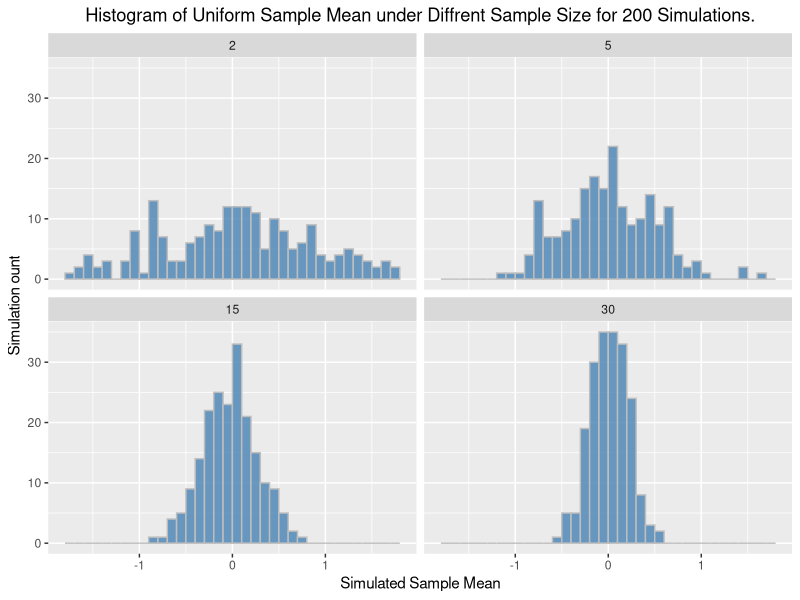
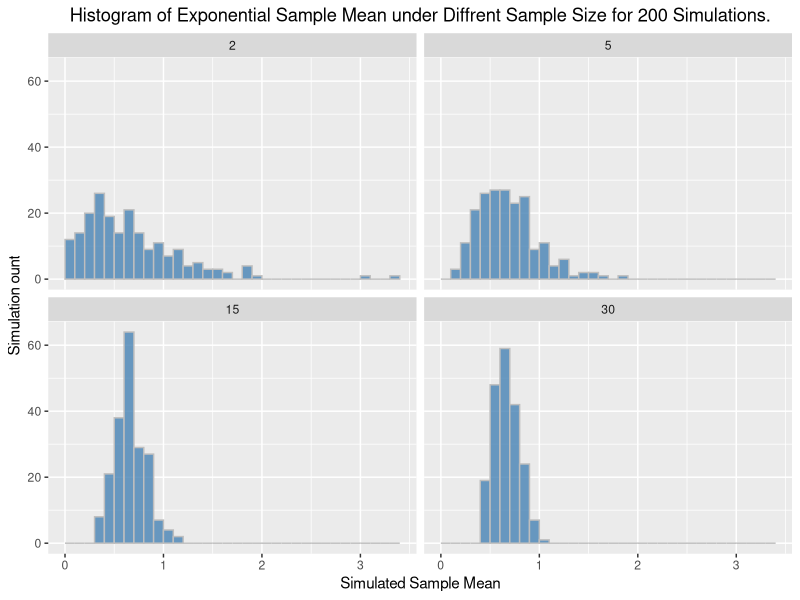

Reproduce these figures in R, in order.
## ---- chunk 1
#| echo: false 

# clear the mamory and import package
rm(list = ls())
library(tidyverse)
set.seed(2025)
## ---- chunk 2
#| echo: false        # hide code if this is the Answers page

# 1. Define distribution parameters, draw size, and simulation size
uniform_min <- -2
uniform_max <- 2
draw_size <- c(2, 5, 15, 30)
simulation_size <- 200

# 2. Define function to:
# (1) draw uniform sample according to different draw size; 
# (2) compute sample mean and return the mean
sample_mean_unif <- function(n){
  samples <- runif(n, min = uniform_min, max = uniform_max)
  mean <- mean(samples)
  return(mean)
}

# 3. Before simulation, create an empty DataFrame for storing the simulation result later
result <- data.frame()

# 4. Draw sample according to different draw sizes
for (n in draw_size){
  
  ## 4.1 Given the draw size, draw sample and compute mean for 200 times
  simulated_sample_means <- replicate(simulation_size, sample_mean_unif(n))
  
  ## 4.2 Store the sample means in temporary DataFrame `df`
  ##     `df` is a 200 x 2 DataFrame. Check it by yourself
  df <- data.frame(
    draw_size = n,
    means = simulated_sample_means
  )
  
  ## 4.3 We store the simulation result by appending the sample means `df` to `result`
  ##     so 'result' now should have 200+200+200+200 = 800 rows. Check it by yourself
  result <- rbind(result, df)
  
}

# 5. Draw histogram
ggplot(data = result, aes(x = means)) +
  geom_histogram(binwidth = 0.1, fill = "steelblue", color = "gray", alpha = 0.8, boundary = 0.1) +
  facet_wrap(~draw_size) +
  labs(
    x = "Simulated Sample Mean",
    y = "Simulation ount",
    title = paste0("Histogram of Uniform Sample Mean under Diffrent Sample Size for 200 Simulations.")
  ) +
  theme(plot.title = element_text(hjust = 0.5))
## ---- chunk 3
#| echo: false        # hide code if this is the Answers page

# 1. Define distribution parameters, draw size, and simulation size
lambda <- 1.5
draw_size <- c(2, 5, 15, 30)
simulation_size <- 200

# 2. Define function to:
# (1) draw exponential sample according to different draw size; 
# (2) compute sample mean and return the mean
sample_mean_exp <- function(n){
  samples <- rexp(n, rate = lambda)
  mean <- mean(samples)
  return(mean)
}

# 3. Before simulation, create an empty DataFrame for storing the simulation result later
result <- data.frame()

# 4. draw sample according to different draw sizes
for (n in draw_size){
  
  ## 4.1 Given the draw size, draw sample and compute mean for 200 times
  simulated_sample_means <- replicate(simulation_size, sample_mean_exp(n))
  
  ## 4.2 Store the sample means in temporary DataFrame `df`
  ##     `df` is a 200 x 2 DataFrame. Check it by yourself
  df <- data.frame(
    draw_size = n,
    means = simulated_sample_means
  )
  
  ## 4.3 We store the simulation result by appending the sample means `df` to `result`
  ##     so 'result' now should have 200+200+200+200 = 800 rows. Check it by yourself
  result <- rbind(result, df)
  
}

# 5. Draw histogram
ggplot(data = result, aes(x = means)) +
  geom_histogram(binwidth = 0.1, fill = "steelblue", color = "gray", alpha = 0.8, boundary = 0.1) +
  facet_wrap(~draw_size) +
  labs(
    x = "Simulated Sample Mean",
    y = "Simulation ount",
    title = paste0("Histogram of Exponential Sample Mean under Diffrent Sample Size for 200 Simulations.")
  ) +
  theme(plot.title = element_text(hjust = 0.5))
